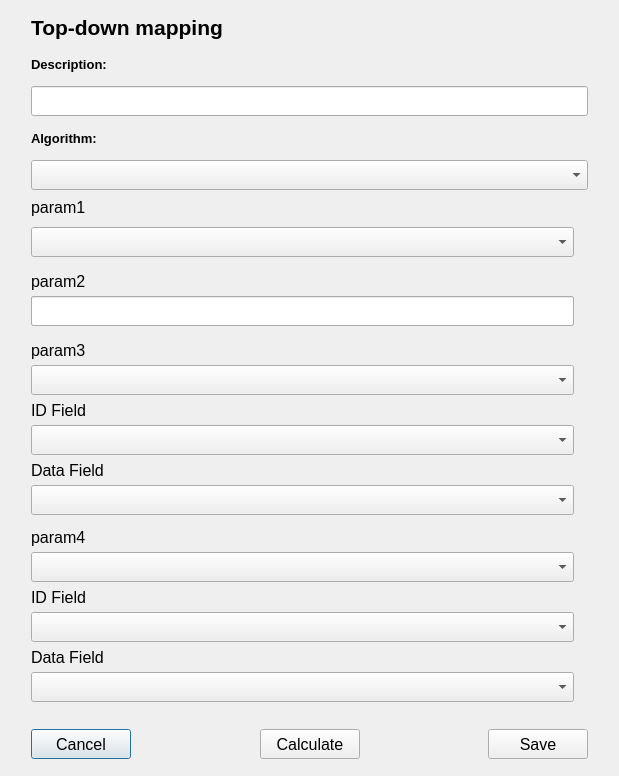
<?xml version="1.0" encoding="UTF-8"?>
<ui version="4.0">
 <class>window</class>
 <widget class="QDialog" name="window">
  <property name="enabled">
   <bool>true</bool>
  </property>
  <property name="geometry">
   <rect>
    <x>0</x>
    <y>0</y>
    <width>619</width>
    <height>776</height>
   </rect>
  </property>
  <property name="windowTitle">
   <string>Configure map properties</string>
  </property>
  <layout class="QGridLayout" name="gridLayout">
   <item row="0" column="1" colspan="3">
    <widget class="QLabel" name="titleLabel">
     <property name="sizePolicy">
      <sizepolicy hsizetype="Preferred" vsizetype="Maximum">
       <horstretch>0</horstretch>
       <verstretch>0</verstretch>
      </sizepolicy>
     </property>
     <property name="maximumSize">
      <size>
       <width>16777215</width>
       <height>30</height>
      </size>
     </property>
     <property name="font">
      <font>
       <pointsize>16</pointsize>
       <weight>75</weight>
       <bold>true</bold>
      </font>
     </property>
     <property name="text">
      <string>Top-down mapping</string>
     </property>
    </widget>
   </item>
   <item row="10" column="1">
    <widget class="QPushButton" name="cancelButton">
     <property name="minimumSize">
      <size>
       <width>100</width>
       <height>30</height>
      </size>
     </property>
     <property name="maximumSize">
      <size>
       <width>16777215</width>
       <height>30</height>
      </size>
     </property>
     <property name="font">
      <font>
       <pointsize>12</pointsize>
      </font>
     </property>
     <property name="text">
      <string>Cancel</string>
     </property>
    </widget>
   </item>
   <item row="10" column="3">
    <widget class="QPushButton" name="calculateButton">
     <property name="minimumSize">
      <size>
       <width>100</width>
       <height>30</height>
      </size>
     </property>
     <property name="maximumSize">
      <size>
       <width>16777215</width>
       <height>30</height>
      </size>
     </property>
     <property name="font">
      <font>
       <pointsize>12</pointsize>
      </font>
     </property>
     <property name="text">
      <string>Calculate</string>
     </property>
    </widget>
   </item>
   <item row="10" column="5">
    <widget class="QPushButton" name="okButton">
     <property name="minimumSize">
      <size>
       <width>100</width>
       <height>30</height>
      </size>
     </property>
     <property name="maximumSize">
      <size>
       <width>16777215</width>
       <height>30</height>
      </size>
     </property>
     <property name="font">
      <font>
       <pointsize>12</pointsize>
      </font>
     </property>
     <property name="text">
      <string>Save</string>
     </property>
    </widget>
   </item>
   <item row="10" column="4">
    <spacer name="horizontalSpacer_2">
     <property name="orientation">
      <enum>Qt::Horizontal</enum>
     </property>
     <property name="sizeHint" stdset="0">
      <size>
       <width>40</width>
       <height>20</height>
      </size>
     </property>
    </spacer>
   </item>
   <item row="10" column="2">
    <spacer name="horizontalSpacer">
     <property name="orientation">
      <enum>Qt::Horizontal</enum>
     </property>
     <property name="sizeHint" stdset="0">
      <size>
       <width>40</width>
       <height>20</height>
      </size>
     </property>
    </spacer>
   </item>
   <item row="10" column="0">
    <spacer name="horizontalSpacer_3">
     <property name="orientation">
      <enum>Qt::Horizontal</enum>
     </property>
     <property name="sizeType">
      <enum>QSizePolicy::Fixed</enum>
     </property>
     <property name="sizeHint" stdset="0">
      <size>
       <width>20</width>
       <height>20</height>
      </size>
     </property>
    </spacer>
   </item>
   <item row="10" column="6">
    <spacer name="horizontalSpacer_4">
     <property name="orientation">
      <enum>Qt::Horizontal</enum>
     </property>
     <property name="sizeType">
      <enum>QSizePolicy::Fixed</enum>
     </property>
     <property name="sizeHint" stdset="0">
      <size>
       <width>20</width>
       <height>20</height>
      </size>
     </property>
    </spacer>
   </item>
   <item row="8" column="1" colspan="5">
    <widget class="QWidget" name="param4Group" native="true">
     <property name="sizePolicy">
      <sizepolicy hsizetype="Preferred" vsizetype="Maximum">
       <horstretch>0</horstretch>
       <verstretch>0</verstretch>
      </sizepolicy>
     </property>
     <property name="minimumSize">
      <size>
       <width>543</width>
       <height>180</height>
      </size>
     </property>
     <property name="maximumSize">
      <size>
       <width>16777215</width>
       <height>180</height>
      </size>
     </property>
     <widget class="QLabel" name="param4Label">
      <property name="geometry">
       <rect>
        <x>0</x>
        <y>0</y>
        <width>543</width>
        <height>30</height>
       </rect>
      </property>
      <property name="minimumSize">
       <size>
        <width>0</width>
        <height>30</height>
       </size>
      </property>
      <property name="maximumSize">
       <size>
        <width>16777215</width>
        <height>30</height>
       </size>
      </property>
      <property name="font">
       <font>
        <pointsize>12</pointsize>
       </font>
      </property>
      <property name="text">
       <string>param4</string>
      </property>
     </widget>
     <widget class="QComboBox" name="param4Select">
      <property name="geometry">
       <rect>
        <x>0</x>
        <y>30</y>
        <width>543</width>
        <height>30</height>
       </rect>
      </property>
      <property name="minimumSize">
       <size>
        <width>0</width>
        <height>30</height>
       </size>
      </property>
      <property name="maximumSize">
       <size>
        <width>16777215</width>
        <height>30</height>
       </size>
      </property>
      <property name="font">
       <font>
        <pointsize>12</pointsize>
       </font>
      </property>
     </widget>
     <widget class="QLabel" name="dataField4Label">
      <property name="enabled">
       <bool>true</bool>
      </property>
      <property name="geometry">
       <rect>
        <x>0</x>
        <y>120</y>
        <width>543</width>
        <height>30</height>
       </rect>
      </property>
      <property name="minimumSize">
       <size>
        <width>0</width>
        <height>30</height>
       </size>
      </property>
      <property name="maximumSize">
       <size>
        <width>16777215</width>
        <height>30</height>
       </size>
      </property>
      <property name="font">
       <font>
        <pointsize>12</pointsize>
       </font>
      </property>
      <property name="text">
       <string>Data Field</string>
      </property>
     </widget>
     <widget class="QLabel" name="idField4Label">
      <property name="enabled">
       <bool>true</bool>
      </property>
      <property name="geometry">
       <rect>
        <x>0</x>
        <y>60</y>
        <width>543</width>
        <height>30</height>
       </rect>
      </property>
      <property name="minimumSize">
       <size>
        <width>0</width>
        <height>30</height>
       </size>
      </property>
      <property name="maximumSize">
       <size>
        <width>16777215</width>
        <height>30</height>
       </size>
      </property>
      <property name="font">
       <font>
        <pointsize>12</pointsize>
       </font>
      </property>
      <property name="text">
       <string>ID Field</string>
      </property>
     </widget>
     <widget class="QComboBox" name="param4DataFieldSelect">
      <property name="geometry">
       <rect>
        <x>0</x>
        <y>150</y>
        <width>543</width>
        <height>30</height>
       </rect>
      </property>
      <property name="minimumSize">
       <size>
        <width>0</width>
        <height>30</height>
       </size>
      </property>
      <property name="maximumSize">
       <size>
        <width>16777215</width>
        <height>30</height>
       </size>
      </property>
      <property name="font">
       <font>
        <pointsize>12</pointsize>
       </font>
      </property>
     </widget>
     <widget class="QComboBox" name="param4IdFieldSelect">
      <property name="geometry">
       <rect>
        <x>0</x>
        <y>90</y>
        <width>543</width>
        <height>30</height>
       </rect>
      </property>
      <property name="minimumSize">
       <size>
        <width>0</width>
        <height>30</height>
       </size>
      </property>
      <property name="maximumSize">
       <size>
        <width>16777215</width>
        <height>30</height>
       </size>
      </property>
      <property name="font">
       <font>
        <pointsize>12</pointsize>
       </font>
      </property>
     </widget>
    </widget>
   </item>
   <item row="7" column="1" colspan="5">
    <widget class="QWidget" name="param3Group" native="true">
     <property name="sizePolicy">
      <sizepolicy hsizetype="Preferred" vsizetype="Maximum">
       <horstretch>0</horstretch>
       <verstretch>0</verstretch>
      </sizepolicy>
     </property>
     <property name="minimumSize">
      <size>
       <width>543</width>
       <height>180</height>
      </size>
     </property>
     <property name="maximumSize">
      <size>
       <width>16777215</width>
       <height>180</height>
      </size>
     </property>
     <widget class="QLabel" name="param3Label">
      <property name="geometry">
       <rect>
        <x>0</x>
        <y>0</y>
        <width>543</width>
        <height>30</height>
       </rect>
      </property>
      <property name="minimumSize">
       <size>
        <width>0</width>
        <height>30</height>
       </size>
      </property>
      <property name="maximumSize">
       <size>
        <width>16777215</width>
        <height>30</height>
       </size>
      </property>
      <property name="font">
       <font>
        <pointsize>12</pointsize>
       </font>
      </property>
      <property name="text">
       <string>param3</string>
      </property>
     </widget>
     <widget class="QComboBox" name="param3Select">
      <property name="geometry">
       <rect>
        <x>0</x>
        <y>30</y>
        <width>543</width>
        <height>30</height>
       </rect>
      </property>
      <property name="minimumSize">
       <size>
        <width>0</width>
        <height>30</height>
       </size>
      </property>
      <property name="maximumSize">
       <size>
        <width>16777215</width>
        <height>30</height>
       </size>
      </property>
      <property name="font">
       <font>
        <pointsize>12</pointsize>
       </font>
      </property>
     </widget>
     <widget class="QLabel" name="idField3Label">
      <property name="enabled">
       <bool>true</bool>
      </property>
      <property name="geometry">
       <rect>
        <x>0</x>
        <y>60</y>
        <width>543</width>
        <height>30</height>
       </rect>
      </property>
      <property name="minimumSize">
       <size>
        <width>0</width>
        <height>30</height>
       </size>
      </property>
      <property name="maximumSize">
       <size>
        <width>16777215</width>
        <height>30</height>
       </size>
      </property>
      <property name="font">
       <font>
        <pointsize>12</pointsize>
       </font>
      </property>
      <property name="text">
       <string>ID Field</string>
      </property>
     </widget>
     <widget class="QLabel" name="dataField3Label">
      <property name="enabled">
       <bool>true</bool>
      </property>
      <property name="geometry">
       <rect>
        <x>0</x>
        <y>120</y>
        <width>543</width>
        <height>30</height>
       </rect>
      </property>
      <property name="minimumSize">
       <size>
        <width>0</width>
        <height>30</height>
       </size>
      </property>
      <property name="maximumSize">
       <size>
        <width>16777215</width>
        <height>30</height>
       </size>
      </property>
      <property name="font">
       <font>
        <pointsize>12</pointsize>
       </font>
      </property>
      <property name="text">
       <string>Data Field</string>
      </property>
     </widget>
     <widget class="QComboBox" name="param3IdFieldSelect">
      <property name="geometry">
       <rect>
        <x>0</x>
        <y>90</y>
        <width>543</width>
        <height>30</height>
       </rect>
      </property>
      <property name="minimumSize">
       <size>
        <width>0</width>
        <height>30</height>
       </size>
      </property>
      <property name="maximumSize">
       <size>
        <width>16777215</width>
        <height>30</height>
       </size>
      </property>
      <property name="font">
       <font>
        <pointsize>12</pointsize>
       </font>
      </property>
     </widget>
     <widget class="QComboBox" name="param3DataFieldSelect">
      <property name="geometry">
       <rect>
        <x>0</x>
        <y>150</y>
        <width>543</width>
        <height>30</height>
       </rect>
      </property>
      <property name="minimumSize">
       <size>
        <width>0</width>
        <height>30</height>
       </size>
      </property>
      <property name="maximumSize">
       <size>
        <width>16777215</width>
        <height>30</height>
       </size>
      </property>
      <property name="font">
       <font>
        <pointsize>12</pointsize>
       </font>
      </property>
     </widget>
    </widget>
   </item>
   <item row="6" column="1" colspan="5">
    <widget class="QWidget" name="param2Group" native="true">
     <property name="sizePolicy">
      <sizepolicy hsizetype="Preferred" vsizetype="Maximum">
       <horstretch>0</horstretch>
       <verstretch>0</verstretch>
      </sizepolicy>
     </property>
     <property name="minimumSize">
      <size>
       <width>543</width>
       <height>62</height>
      </size>
     </property>
     <property name="maximumSize">
      <size>
       <width>16777215</width>
       <height>62</height>
      </size>
     </property>
     <widget class="QLabel" name="param2Label">
      <property name="geometry">
       <rect>
        <x>0</x>
        <y>0</y>
        <width>541</width>
        <height>30</height>
       </rect>
      </property>
      <property name="minimumSize">
       <size>
        <width>0</width>
        <height>30</height>
       </size>
      </property>
      <property name="maximumSize">
       <size>
        <width>16777215</width>
        <height>30</height>
       </size>
      </property>
      <property name="font">
       <font>
        <pointsize>12</pointsize>
       </font>
      </property>
      <property name="text">
       <string>param2</string>
      </property>
     </widget>
     <widget class="QComboBox" name="param2Select">
      <property name="geometry">
       <rect>
        <x>0</x>
        <y>30</y>
        <width>543</width>
        <height>30</height>
       </rect>
      </property>
      <property name="minimumSize">
       <size>
        <width>0</width>
        <height>30</height>
       </size>
      </property>
      <property name="maximumSize">
       <size>
        <width>16777215</width>
        <height>30</height>
       </size>
      </property>
      <property name="font">
       <font>
        <pointsize>12</pointsize>
       </font>
      </property>
     </widget>
     <widget class="QLineEdit" name="param2InputText">
      <property name="geometry">
       <rect>
        <x>0</x>
        <y>30</y>
        <width>543</width>
        <height>30</height>
       </rect>
      </property>
      <property name="minimumSize">
       <size>
        <width>0</width>
        <height>30</height>
       </size>
      </property>
      <property name="maximumSize">
       <size>
        <width>16777215</width>
        <height>30</height>
       </size>
      </property>
      <property name="font">
       <font>
        <pointsize>12</pointsize>
       </font>
      </property>
     </widget>
    </widget>
   </item>
   <item row="5" column="1" colspan="5">
    <widget class="QWidget" name="param1Group" native="true">
     <property name="sizePolicy">
      <sizepolicy hsizetype="Preferred" vsizetype="Maximum">
       <horstretch>0</horstretch>
       <verstretch>0</verstretch>
      </sizepolicy>
     </property>
     <property name="minimumSize">
      <size>
       <width>543</width>
       <height>62</height>
      </size>
     </property>
     <property name="maximumSize">
      <size>
       <width>16777215</width>
       <height>62</height>
      </size>
     </property>
     <widget class="QLabel" name="param1Label">
      <property name="geometry">
       <rect>
        <x>0</x>
        <y>0</y>
        <width>441</width>
        <height>21</height>
       </rect>
      </property>
      <property name="font">
       <font>
        <pointsize>12</pointsize>
       </font>
      </property>
      <property name="text">
       <string>param1</string>
      </property>
     </widget>
     <widget class="QComboBox" name="param1Select">
      <property name="geometry">
       <rect>
        <x>0</x>
        <y>30</y>
        <width>543</width>
        <height>30</height>
       </rect>
      </property>
      <property name="minimumSize">
       <size>
        <width>0</width>
        <height>30</height>
       </size>
      </property>
      <property name="maximumSize">
       <size>
        <width>16777215</width>
        <height>30</height>
       </size>
      </property>
      <property name="font">
       <font>
        <pointsize>12</pointsize>
       </font>
      </property>
     </widget>
    </widget>
   </item>
   <item row="2" column="1" colspan="5">
    <widget class="QLineEdit" name="descriptionText">
     <property name="minimumSize">
      <size>
       <width>0</width>
       <height>30</height>
      </size>
     </property>
     <property name="maximumSize">
      <size>
       <width>16777215</width>
       <height>30</height>
      </size>
     </property>
     <property name="font">
      <font>
       <pointsize>12</pointsize>
      </font>
     </property>
    </widget>
   </item>
   <item row="4" column="1" colspan="5">
    <widget class="QComboBox" name="algorithmSelect">
     <property name="minimumSize">
      <size>
       <width>0</width>
       <height>30</height>
      </size>
     </property>
     <property name="maximumSize">
      <size>
       <width>16777215</width>
       <height>30</height>
      </size>
     </property>
     <property name="font">
      <font>
       <pointsize>12</pointsize>
      </font>
     </property>
    </widget>
   </item>
   <item row="3" column="1" colspan="3">
    <widget class="QLabel" name="algorithmLabel">
     <property name="minimumSize">
      <size>
       <width>0</width>
       <height>30</height>
      </size>
     </property>
     <property name="maximumSize">
      <size>
       <width>16777215</width>
       <height>30</height>
      </size>
     </property>
     <property name="font">
      <font>
       <pointsize>10</pointsize>
       <weight>75</weight>
       <bold>true</bold>
      </font>
     </property>
     <property name="text">
      <string>Algorithm:</string>
     </property>
    </widget>
   </item>
   <item row="1" column="1" colspan="3">
    <widget class="QLabel" name="descriptionLabel">
     <property name="minimumSize">
      <size>
       <width>0</width>
       <height>30</height>
      </size>
     </property>
     <property name="maximumSize">
      <size>
       <width>16777215</width>
       <height>30</height>
      </size>
     </property>
     <property name="font">
      <font>
       <pointsize>10</pointsize>
       <weight>75</weight>
       <bold>true</bold>
      </font>
     </property>
     <property name="text">
      <string>Description:</string>
     </property>
    </widget>
   </item>
   <item row="9" column="3">
    <spacer name="verticalSpacer">
     <property name="orientation">
      <enum>Qt::Vertical</enum>
     </property>
     <property name="sizeType">
      <enum>QSizePolicy::Fixed</enum>
     </property>
     <property name="sizeHint" stdset="0">
      <size>
       <width>20</width>
       <height>20</height>
      </size>
     </property>
    </spacer>
   </item>
  </layout>
 </widget>
 <resources/>
 <connections/>
</ui>
